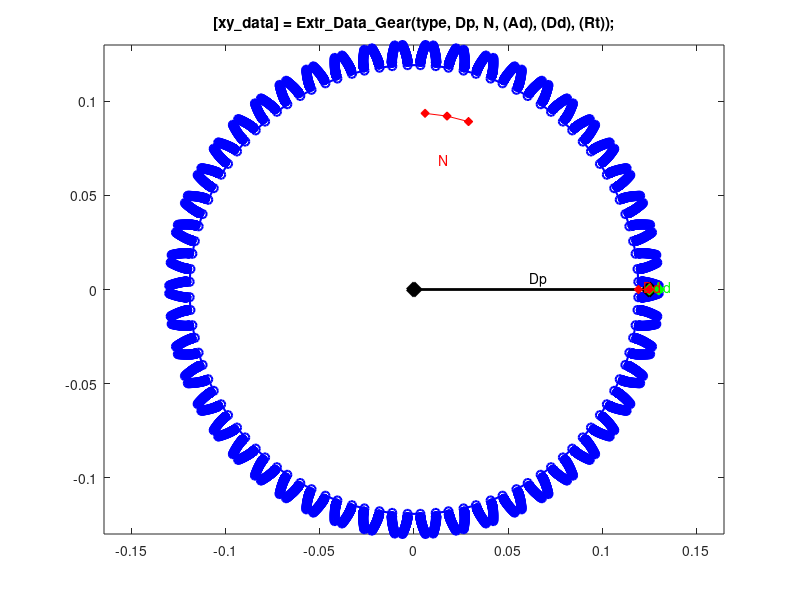

Reproduce this figure in MATLAB.
function [xy_data] = Extr_Data_Gear(type, Dp, N, varargin)
% EXTR_DATA_GEAR Produce extrusion data for a involute gear cross-section 5
% as a set of vertices. The pressure angle is assumed to be 14.5 deg.
%   [xy_data] = Extr_Data_Gear(Dp, N, varargin)
%   This function returns x-y data for an involute gear.
%   You can specify:
%       type            - 'internal' or 'external'
%       Dp              - Pitch diameter of the gear
%       N               - Number of teeth
%       4th Input       - Addendum
%       5th Input       - Dedendum
%       6th Input       - Outer radius for internal gears
%
%   To see a plot showing parameter values, enter the name
%   of the function with no arguments or with just the gear type
%   >> Extr_Data_Gear
%   >> Extr_Data_Gear('internal')
%
%   To see a plot created with your parameter values,
%   add 'plot' as the final argument
%   >> Extr_Data_Gear('internal',0.25, 20,'plot')

% Copyright 2013-2016 The MathWorks, Inc.

Ap = 14.5; % Pressure Angle
showplot = 'n';

% DEFAULT DATA TO SHOW DIAGRAM
if (nargin == 0)
    type = 'external';
    Dp = 0.25;
    N = 50;
end

if (nargin == 1)
    Dp = 0.25;
    N = 20;
    showplot = 'plot';
end

% CALCULATE DEFAULTS BASED ON REQUIRED PARAMETERS
Ad = Dp/N;
Dd = 1.157*Ad;
Rt = Dd;

% CHECK IF PLOT REQUESTED OR Ad SPECIFIED
if nargin==4
    if ischar(varargin{1})   % PLOT REQUESTED
        showplot = varargin;
    else
        Ad = varargin{1};    % Ad SPECIFIED
    end
    Dd = 1.157*Ad;           % RECALCULATE Dd DEFAULT
end

% CHECK IF PLOT REQUESTED OR Dd SPECIFIED
if nargin==5
    Ad = varargin{1};       % Ad SPECIFIED
    if ischar(varargin{2})  % PLOT REQUESTED
        showplot = varargin{2};
    else
        Dd = varargin{2};   % Dd SPECIFIED
    end
end

% CHECK IF PLOT REQUESTED OR Rt SPECIFIED
if nargin==6
    Ad = varargin{1};       % Ad SPECIFIED
    Dd = varargin{2};       % Dd SPECIFIED
    if ischar(varargin{3})  % PLOT REQUESTED
        showplot = varargin{3};
    else
        Rt = varargin{3};   % Dd SPECIFIED
    end
end

% CHECK IF PLOT REQUESTED
if nargin==7
    Ad = varargin{1};       % Ad SPECIFIED
    Dd = varargin{2};       % Dd SPECIFIED
    Rt = varargin{3};       % Rt SPECIFIED
    if ischar(varargin{4})  % PLOT REQUESTED
        showplot = varargin{4};
    end
end

Db = Dp*cos(Ap*pi/180); % Base diameter
Do = Dp + 2*Ad; % Outer diameter
Dr = Dp - 2*Dd; % Root diameter

% Tooth face profile
%lambda = linspace(0, sqrt((Do/Db)^2 - 1), 50); % Sample 50 points along curve
lambda = linspace(0, sqrt((Do/Db)^2 - 1), 50); % Sample 50 points along curve
pts = [cos(lambda); sin(lambda)];
face_profile = [[Dr/2; 0], (Db/2) * (pts + [lambda; -lambda] .* flipud(pts))];
r = sqrt(sum(face_profile .^ 2, 1));

Yp = interp1(r,face_profile(2,:),Dp/2);
sp = Yp/Dp; cp = sqrt(1-sp^2);

% Rotate and mirror face profile
R = [cp sp; -sp cp];
face_profile = R*face_profile;
Wang = pi/N;
R = [cos(Wang/2) sin(Wang/2); -sin(Wang/2) cos(Wang/2)];
face_profile = R*face_profile;

mrr_face_profile = [face_profile(1,end:-1:1); -face_profile(2,end:-1:1)];
tooth_profile = [face_profile mrr_face_profile];

% INTERNAL OR EXTERNAL
%tooth_profile(1,:) = [tooth_profile(1,:)-(Dp)-Ad];
if (strcmpi(type,'internal'))
    tooth_profile(1,:) = [tooth_profile(1,:)-(Dp)];
    tooth_profile = fliplr(tooth_profile);
end

% Replicate teeth
gear_profile = tooth_profile;
R = [cos(2*Wang) -sin(2*Wang); sin(2*Wang) cos(2*Wang)];
for idx=1:N-1
    tooth_profile = R*tooth_profile;
    gear_profile = [gear_profile tooth_profile];
end

%xy_data = gear_profile';
if (strcmpi(type,'internal'))
    Outer_Ring = -1*(Dp/2+Dd+Rt)*[cos(0:2*pi/100:2*pi); sin(0:2*pi/100:2*pi)]';
    xy_data = [Outer_Ring;flipud(gear_profile');gear_profile(:,end)'];
else
    xy_data = gear_profile';
end

% PLOT DIAGRAM TO SHOW PARAMETERS AND EXTRUSION
if (nargin == 0 || strcmpi(showplot,'plot'))
    % PLOT EXTRUSION
    plot(xy_data(:,1),xy_data(:,2),'b-o','LineWidth',1.5);
    axis('equal');
    
    % SHOW PARAMETERS
    hold on
    
    teeth_pts = 0.75*Dp/2*[sin(1*Wang) cos(1*Wang);sin(3*Wang) cos(3*Wang); sin(5*Wang) cos(5*Wang)];
    plot(teeth_pts(:,1),teeth_pts(:,2),'r-d','MarkerFaceColor','r');
    text(teeth_pts(2,1)*0.75,teeth_pts(2,2)*0.75,'{\color{red}N}');
    
    plot([0 Dp/2*sin(90*pi/180)],[0 Dp/2*cos(90*pi/180)],'k-d','MarkerFaceColor','k','MarkerSize',10,'LineWidth',2);
    text(Dp/4*sin(80*pi/180),0.5*Dp/4*cos(80*pi/180),'Dp');

    % Ad AND Dd DIRECTIONS ARE OPPOSITE FOR INTERNAL GEARS
    sign=1;
    if (strcmpi(type,'internal'))
        sign = -1;
        plot([(Dp/2-Dd*sign) (Dp/2-Dd*sign)+Rt]*sin(90*pi/180),[Dp/2 (Dp/2-Dd*sign)]*cos(90*pi/180),'c-d','MarkerFaceColor','c','MarkerSize',8);
        text((Dp+Rt)/2-Dd*sign, Dp/2/N/2,'{\color{cyan}Rt}');
    end
    
    plot([Dp/2 (Dp/2+Ad*sign)]*sin(90*pi/180),[Dp/2 (Dp/2+Ad*sign)]*cos(90*pi/180),'g-d','MarkerFaceColor','g','MarkerSize',8);
    text(((Dp+Ad*sign)/2), Dp/2/N/2,'{\color{green}Ad}');
    
    plot([Dp/2 (Dp/2-Dd*sign)]*sin(90*pi/180),[Dp/2 (Dp/2-Dd*sign)]*cos(90*pi/180),'r-d','MarkerFaceColor','r','MarkerSize',6);
    text((Dp-Dd*sign)/2, Dp/2/N/2,'{\color{red}Dd}');

    title('[xy\_data] = Extr\_Data\_Gear(type, Dp, N, (Ad), (Dd), (Rt));');
    hold off
    clear xy_data
end
